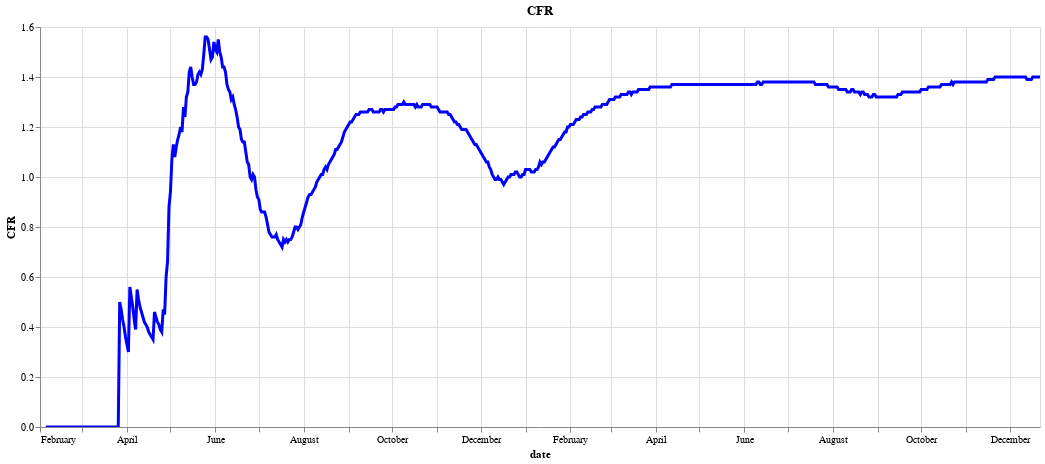

Notebook code cell kept with this figure:
### Code cell
cfr_chart()

### Figure 1 — Vega-Lite specification as saved in the notebook (floating-point values rounded to 4 significant figures; data arrays with more than 128 entries replaced by an {"elided": "..."} marker saying what was removed)
{"config": {"view": {"continuousWidth": 400, "continuousHeight": 300}}, "data": {"name": "data-1d29bc43cfc7c8f2f34501e83b00d5fe"}, "mark": {"type": "line", "color": "blue", "size": 3}, "encoding": {"tooltip": [{"type": "temporal", "field": "date", "title": "Date"}, {"type": "quantitative", "field": "cfr", "title": "CFR"}], "x": {"type": "temporal", "field": "date"}, "y": {"type": "quantitative", "field": "cfr", "title": "CFR"}}, "height": 400, "selection": {"selector003": {"type": "interval", "bind": "scales", "encodings": ["x", "y"]}}, "title": "CFR", "width": 1000, "$schema": "https://vega.github.io/schema/vega-lite/v4.8.1.json", "datasets": {"data-1d29bc43cfc7c8f2f34501e83b00d5fe": {"elided": "692 records"}}}
